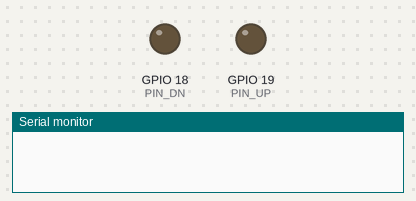
Simulated run of this sketch. Board: ESP32. On the bench: output pins drawn as LEDs (lit = HIGH), the last lines printed to the serial monitor.

Above: at 0.0 s.
At 3.1 s:
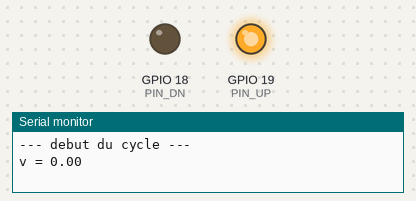
At 19.6 s:
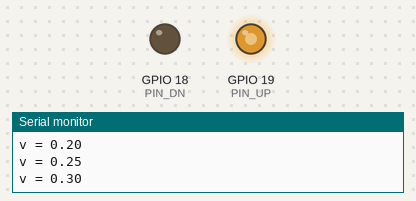
At 37.1 s:
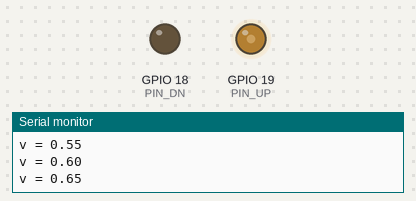
Timing chart, 0 to 40.0 s (numbered marks = the images above):
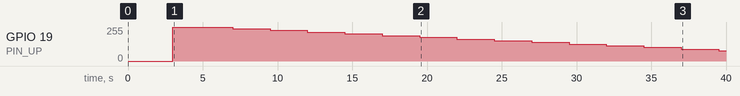

The sketch:

test_15_sabertooth_analogique.ino
```cpp
// Test 15 : Sabertooth en mode analogique, sensibilite x4 (1,875 V a 3,125 V)
// Interrupteurs (a confirmer sur la fiche) : H H B B H B
// S1 : interface a 2 transistors (schema_analogique) ; S2 : potentiometre regle a 2,50 V
// GPIO 19 -> 1k -> base Q_up ; GPIO 18 -> 10k -> base Q_dn
#include <esp_task_wdt.h>

const bool TEST_GEL = false;   // true : fige le programme quand v >= 0.3 (test E2)
const int PIN_DN = 18;         // Q_dn : fait descendre S1 (recul)
const int PIN_UP = 19;         // Q_up : haut en continu = arret ; moins de temps haut = avance
const int FREQ = 20000;
const int RES = 10;
const int MAXD = 1023;

void commande(float v) {       // v de -1.0 (recul max) a +1.0 (avance max)
  int up = MAXD, dn = 0;
  if (v > 0) up = (int)(MAXD * (1.0 - v));
  else if (v < 0) dn = (int)(MAXD * (-v));
  ledcWrite(PIN_UP, up);
  ledcWrite(PIN_DN, dn);
}

void attendre(int ms) {
  for (int t = 0; t < ms; t += 50) {
    esp_task_wdt_reset();
    delay(50);
  }
}

void palier(float v, int ms) {
  Serial.printf("v = %.2f\n", v);
  if (TEST_GEL && v >= 0.3) {
    Serial.println("GEL du programme");
    while (true) {}
  }
  commande(v);
  attendre(ms);
}

void setup() {
  Serial.begin(115200);
  pinMode(PIN_UP, INPUT);      // GPIO libres = arret par le montage
  pinMode(PIN_DN, INPUT);
  delay(3000);
  ledcAttach(PIN_UP, FREQ, RES);
  ledcAttach(PIN_DN, FREQ, RES);
  commande(0);
  esp_task_wdt_config_t cfg = {2000, 0, true};
  esp_task_wdt_reconfigure(&cfg);
  esp_task_wdt_add(NULL);
  Serial.println("Demarrage, arret tenu (Sabertooth laissee allumee)");
}

void loop() {
  Serial.println("--- debut du cycle ---");
  palier(0, 4000);
  for (int i = 1; i <= 20; i++) palier(i * 0.05, 2500);   // avance par pas de 5 %
  palier(0, 3000);
  for (int i = 1; i <= 20; i++) palier(-i * 0.05, 2500);  // recul par pas de 5 %
  palier(0, 3000);
}
```

Measured:
- by itself, GPIO 19 (PIN_UP): moves from 255/255 to 76/255 over 32.5 s
